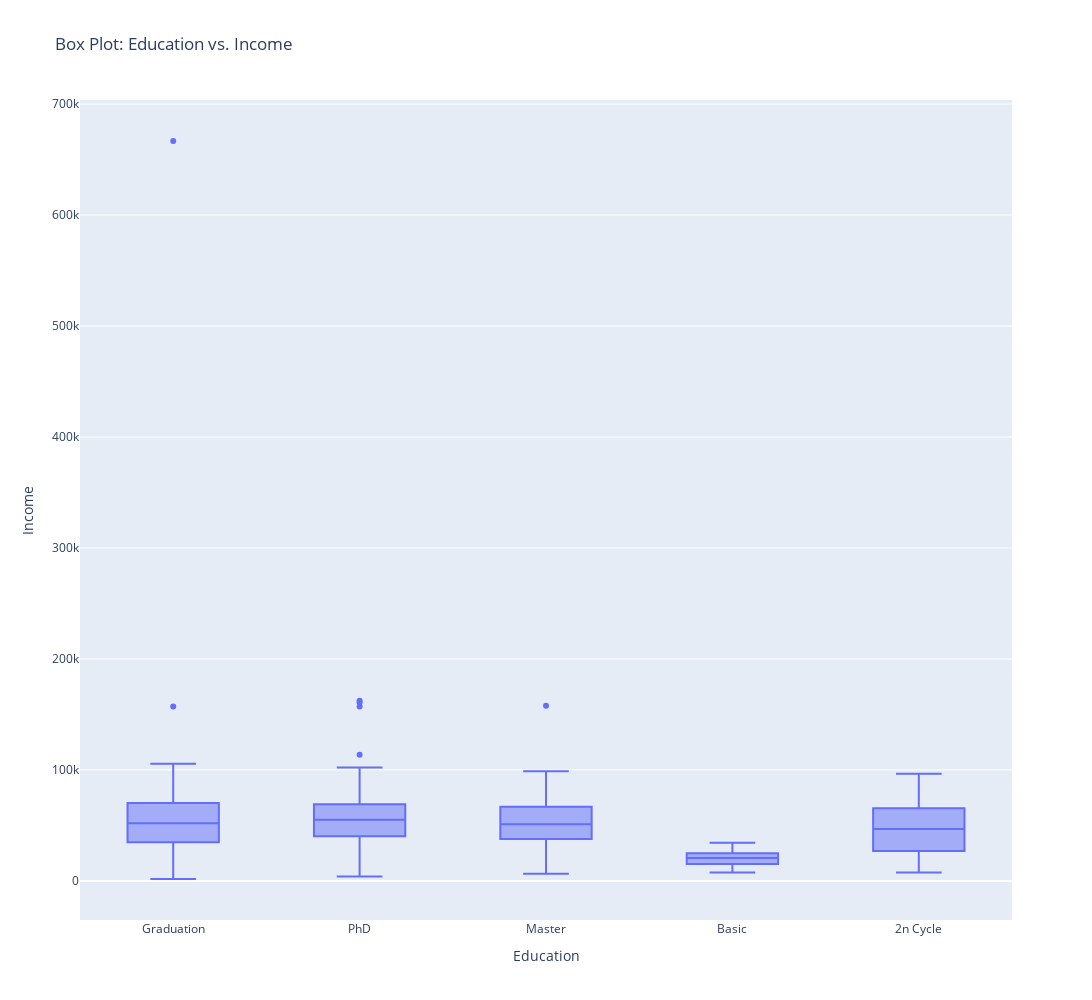

Here is the notebook cell this chart was saved with:
### Code cell
fig = go.Figure()

fig.add_trace(go.Box(y=df["Income"], x=df["Education"], name=f'Education vs. {"Income"}'))

fig.update_layout(title_text='Box Plot: Education vs. Income',
                  xaxis_title='Education',
                  yaxis_title='Income',
                  width=1500,
                  height=1000)

fig.show()

### Figure 1 — Plotly figure (JSON) as saved in the notebook; plotly's stock layout.template omitted (floating-point values rounded to 4 significant figures; data arrays with more than 128 entries replaced by an {"elided": "..."} marker saying what was removed)
{"data": [{"name": "Education vs. Income", "type": "box", "x": {"elided": "2184 str values"}, "y": {"elided": "2184 int values"}}], "layout": {"height": 1000, "title": {"text": "Box Plot: Education vs. Income"}, "width": 1500, "xaxis": {"title": {"text": "Education"}}, "yaxis": {"title": {"text": "Income"}}}}
